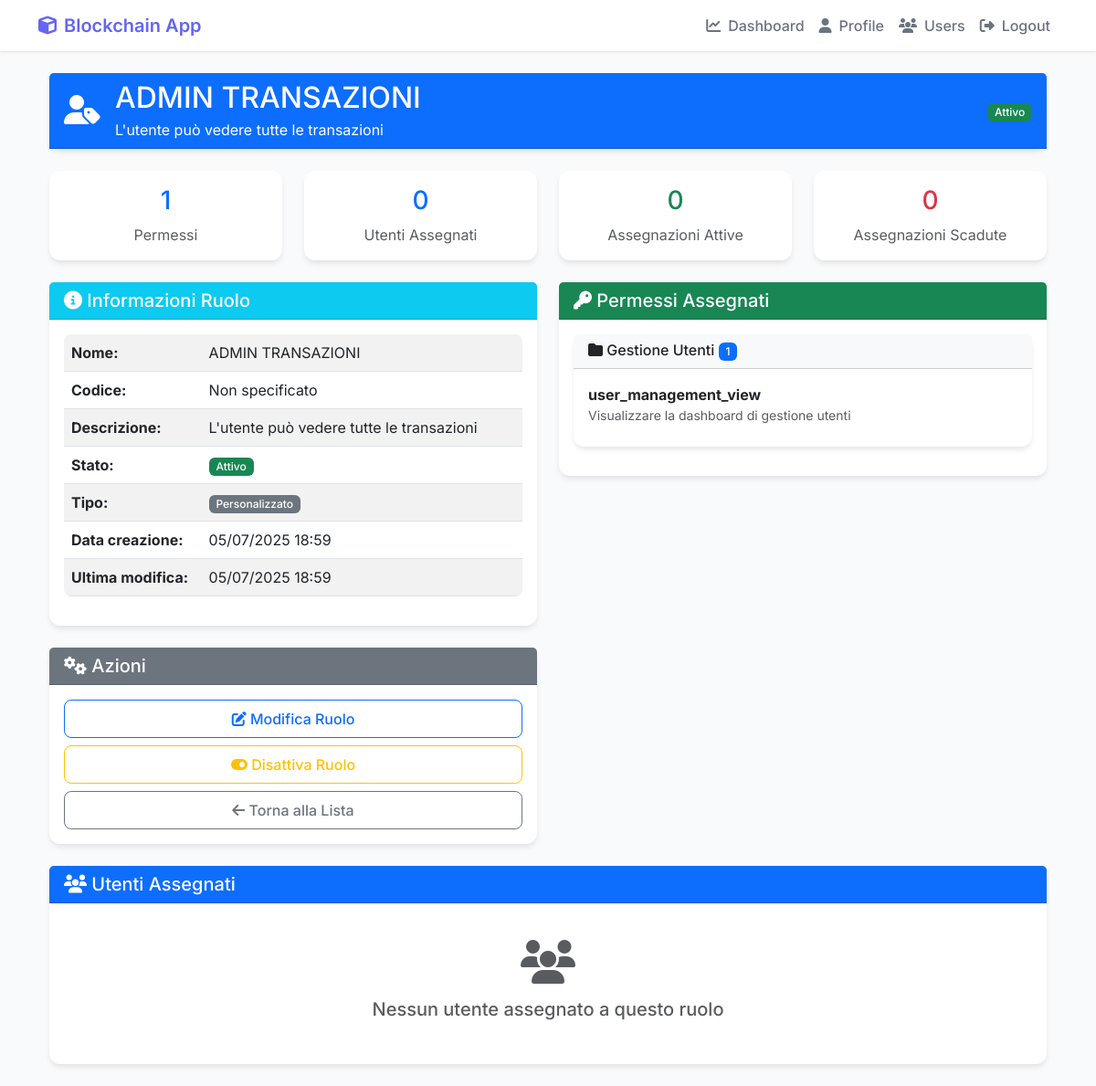
The page /user-management/roles/4/ (signed in) on the database its author committed.
### Cripto1/models.py (models this page shows, shortened)
class Role(models.Model):
    name = models.CharField(max_length=100, unique=True)
    description = models.TextField()
    permissions = models.ManyToManyField(Permission, blank=True)
    is_active = models.BooleanField(default=True)
    is_system_role = models.BooleanField(default=False)  # Ruoli di sistema non possono essere eliminati
    created_at = models.DateTimeField(auto_now_add=True)
    updated_at = models.DateTimeField(auto_now=True)
    class Meta:
        ordering = ['name']
        verbose_name = "Ruolo"
        verbose_name_plural = "Ruoli"

class Permission(models.Model):
    name = models.CharField(max_length=100, unique=True)
    codename = models.CharField(max_length=100, unique=True)
    description = models.TextField()
    category = models.CharField(max_length=50, choices=[
        ('USER_MANAGEMENT', 'Gestione Utenti'),
        ('TRANSACTION_MANAGEMENT', 'Gestione Transazioni'),
        ('BLOCKCHAIN_MANAGEMENT', 'Gestione Blockchain'),
        ('SYSTEM_ADMIN', 'Amministrazione Sistema'),
        ('AUDIT_LOGS', 'Log di Audit'),
        ('SECURITY', 'Sicurezza'),
        ('REPORTS', 'Report e Analytics'),
    ])
    is_active = models.BooleanField(default=True)
    created_at = models.DateTimeField(auto_now_add=True)
    updated_at = models.DateTimeField(auto_now=True)
    class Meta:
        ordering = ['category', 'name']
        verbose_name = "Permesso"
        verbose_name_plural = "Permessi"

### Cripto1/views.py (the view)
    def wrapper(request, *args, **kwargs):
        if not request.user.is_authenticated:
            messages.error(request, "Devi essere autenticato per accedere a questa sezione.")
            return redirect('Cripto1:login')
        return view_func(request, *args, **kwargs)

### Cripto1/models.py (called while the page is built)
    def is_locked(self):
        if self.locked_until and timezone.now() < self.locked_until:
            return True
        return False

    def update_last_login(self, ip_address=None):
        self.last_login_date = timezone.now()
        if ip_address:
            self.last_login_ip = ip_address
        self.save()

### Cripto1/views.py (called while the page is built)
def user_management_required(view_func):
    def wrapper(request, *args, **kwargs):
        if not request.user.is_authenticated:
            messages.error(request, "Devi essere autenticato per accedere a questa sezione.")
            return redirect('Cripto1:login')
        return view_func(request, *args, **kwargs)
    return wrapper

### Cripto1/templates/Cripto1/user_management/role_detail.html (shortened to what this page needs)
{% extends 'Cripto1/base.html' %}
{% load static %}
{% block content %}
<div class="container-fluid mt-4">
    <div class="card border-primary mb-4">
        <div class="card-header bg-primary text-white">
            <div class="d-flex align-items-center">
                <div class="me-3">
                    <i class="fas fa-user-tag fa-2x"></i>
                </div>
                <div class="flex-grow-1">
                    <h2 class="mb-1">{{ role.name }}</h2>
                    <p class="mb-0">{{ role.description|default:"Nessuna descrizione" }}</p>
                </div>
                <div>
                    {% if role.is_active %}
                        <span class="badge bg-success">Attivo</span>
                    {% else %}
                        <span class="badge bg-danger">Inattivo</span>
                    {% endif %}
                </div>
            </div>
        </div>
    </div>
    <div class="row mb-4">
        <div class="col-md-3">
            <div class="card text-center border-primary">
                <div class="card-body">
                    <h3 class="text-primary">{{ role.permissions.count }}</h3>
                    <p class="text-muted mb-0">Permessi</p>
                </div>
            </div>
        </div>
        <div class="col-md-3">
            <div class="card text-center border-primary">
                <div class="card-body">
                    <h3 class="text-primary">{{ total_assignments }}</h3>
                    <p class="text-muted mb-0">Utenti Assegnati</p>
                </div>
            </div>
        </div>
        <div class="col-md-3">
            <div class="card text-center border-success">
                <div class="card-body">
                    <h3 class="text-success">{{ active_assignments }}</h3>
                    <p class="text-muted mb-0">Assegnazioni Attive</p>
                </div>
            </div>
        </div>
        <div class="col-md-3">
            <div class="card text-center border-danger">
                <div class="card-body">
                    <h3 class="text-danger">{{ expired_assignments }}</h3>
                    <p class="text-muted mb-0">Assegnazioni Scadute</p>
                </div>
            </div>
        </div>
    </div>
    <div class="row">
        <div class="col-md-6">
            <div class="card border-info mb-4">
                <div class="card-header bg-info text-white">
                    <h5 class="mb-0"><i class="fas fa-info-circle"></i> Informazioni Ruolo</h5>
                </div>
                <div class="card-body">
                    <table class="table table-striped">
                        <tr>
                            <th width="30%">Nome:</th>
                            <td>{{ role.name }}</td>
                        </tr>
                        <tr>
                            <th>Codice:</th>
                            <td>{{ role.code|default:"Non specificato" }}</td>
                        </tr>
                        <tr>
                            <th>Descrizione:</th>
                            <td>{{ role.description|default:"Nessuna descrizione" }}</td>
                        </tr>
                        <tr>
                            <th>Stato:</th>
                            <td>
                                {% if role.is_active %}
                                    <span class="badge bg-success">Attivo</span>
                                {% else %}
                                    <span class="badge bg-danger">Inattivo</span>
                                {% endif %}
                            </td>
                        </tr>
                        <tr>
                            <th>Tipo:</th>
                            <td>
                                {% if role.is_system_role %}
                                    <span class="badge bg-primary">Sistema</span>
                                {% else %}
                                    <span class="badge bg-secondary">Personalizzato</span>
                                {% endif %}
                            </td>
                        </tr>
                        <tr>
                            <th>Data creazione:</th>
                            <td>{{ role.created_at|date:"d/m/Y H:i" }}</td>
                        </tr>
                        <tr>
                            <th>Ultima modifica:</th>
                            <td>{{ role.updated_at|date:"d/m/Y H:i" }}</td>
                        </tr>
                    </table>
                </div>
            </div>
            <div class="card border-secondary mb-4">
                <div class="card-header bg-secondary text-white">
                    <h5 class="mb-0"><i class="fas fa-cogs"></i> Azioni</h5>
                </div>
                <div class="card-body">
                    <div class="d-grid gap-2">
                        {% if not role.is_system_role %}
                            <a href="#" class="btn btn-outline-primary">
                                <i class="fas fa-edit"></i> Modifica Ruolo
                            </a>
                            <button class="btn btn-outline-{% if role.is_active %}warning{% else %}success{% endif %}" onclick="toggleRoleStatus()">
                                <i class="fas fa-toggle-on"></i>
                                {% if role.is_active %}Disattiva{% else %}Attiva{% endif %} Ruolo
                            </button>
                        {% endif %}
                        <a href="{% url 'Cripto1:role_list' %}" class="btn btn-outline-secondary">
                            <i class="fas fa-arrow-left"></i> Torna alla Lista
                        </a>
                    </div>
                </div>
            </div>
        </div>
        <div class="col-md-6">
            <div class="card border-success mb-4">
                <div class="card-header bg-success text-white">
                    <h5 class="mb-0"><i class="fas fa-key"></i> Permessi Assegnati</h5>
                </div>
                <div class="card-body">
                    {% regroup role.permissions.all by category as permission_categories %}
                    {% for category in permission_categories %}
                    <div class="card mb-3">
                        <div class="card-header bg-light">
                            <h6 class="mb-0">
                                <i class="fas fa-folder"></i> {{ category.grouper|default:"Generale" }}
                                <span class="badge bg-primary">{{ category.list|length }}</span>
                            </h6>
                        </div>
                        <div class="card-body">
                            {% for permission in category.list %}
                            <div class="mb-2">
                                <div class="fw-bold">{{ permission.name }}</div>
                                {% if permission.description %}
                                <div class="text-muted small">{{ permission.description }}</div>
                                {% endif %}
                            </div>
                            {% endfor %}
                        </div>
                    </div>
                    {% empty %}
                    <div class="text-center py-4">
                        <i class="fas fa-key fa-3x text-muted mb-3"></i>
                        <h5 class="text-muted">Nessun permesso assegnato</h5>
                    </div>
                    {% endfor %}
                </div>
            </div>
        </div>
    </div>
    <div class="row">
        <div class="col-12">
            <div class="card border-primary mb-4">
                <div class="card-header bg-primary text-white">
                    <h5 class="mb-0"><i class="fas fa-users"></i> Utenti Assegnati</h5>
                </div>
                <div class="card-body">
                    {% if user_roles %}
                    <div class="table-responsive">
                        <table class="table table-striped">
                            <thead>
                                <tr>
                                    <th>Utente</th>
                                    <th>Stato</th>
                                    <th>Assegnato da</th>
                                    <th>Data assegnazione</th>
                                    <th>Scadenza</th>
                                    <th>Note</th>
                                    <th>Azioni</th>
                                </tr>
                            </thead>
                            <tbody>
                                {% for user_role in user_roles %}
                                <tr>
                                    <td>{{ user_role.user.username }}</td>
                                    <td>
                                        {% if user_role.is_expired %}
                                            <span class="badge bg-danger">Scaduto</span>
                                        {% else %}
                                            <span class="badge bg-success">Attivo</span>
                                        {% endif %}
                                    </td>
                                    <td>{{ user_role.assigned_by.username|default:"Sistema" }}</td>
                                    <td>{{ user_role.assigned_at|date:"d/m/Y H:i" }}</td>
                                    <td>{{ user_role.expires_at|date:"d/m/Y H:i"|default:"-" }}</td>
                                    <td>{{ user_role.notes|truncatechars:30|default:"-" }}</td>
                                    <td>
                                        <form method="POST" action="{% url 'Cripto1:remove_role' user_role.user.id role.id %}"
                                              style="display: inline;">
                                            {% csrf_token %}
                                            <button type="submit" class="btn btn-sm btn-outline-danger"
                                                    onclick="return confirm('Sei sicuro di voler rimuovere questo ruolo?')">
                                                <i class="fas fa-times"></i>
                                            </button>
                                        </form>
                                    </td>
                                </tr>
                                {% endfor %}
                            </tbody>
                        </table>
                    </div>
                    {% else %}
                    <div class="text-center py-4">
                        <i class="fas fa-users fa-3x text-muted mb-3"></i>
                        <h5 class="text-muted">Nessun utente assegnato a questo ruolo</h5>
                    </div>
                    {% endif %}
                </div>
            </div>
        </div>
    </div>
</div>
{% endblock %}

### Cripto1/templates/Cripto1/base.html (style rules this page uses)
:root { --primary-color: #6366f1; --secondary-color: #4f46e5; --success-color: #22c55e; --danger-color: #ef4444; --warning-color: #f59e0b; --info-color: #3b82f6; --background-color: #f9fafb; --card-background: #ffffff; --text-primary: #111827; --text-secondary: #6b7280; }
body { font-family: 'Inter', sans-serif; background-color: var(--background-color); color: var(--text-primary); }
.card { border: none; border-radius: 12px; box-shadow: 0 4px 6px -1px rgba(0,0,0,0.1); background: var(--card-background); transition: transform 0.2s ease, box-shadow 0.2s ease; }
.btn { font-weight: 500; border-radius: 8px; padding: 0.5rem 1.25rem; transition: all 0.2s ease; }
.table { border-radius: 8px; overflow: hidden; }
.badge { font-weight: 500; padding: 0.35em 0.65em; border-radius: 6px; }

### rows shown on the page
Role: name "ADMIN TRANSAZIONI", description "L'utente può vedere tutte le transazioni", permissions.count "1", created_at "05/07/2025 18:59", updated_at "05/07/2025 18:59"
Permission: grouper "Gestione Utenti", name "user_management_view", description "Visualizzare la dashboard di gestione utenti"

### other values the page prints
{{ total_assignments }} "0"
{{ active_assignments }} "0"
{{ expired_assignments }} "0"
{{ role.code|default:"Non specificato" }} "Non specificato"
{{ category.list|length }} "1"
